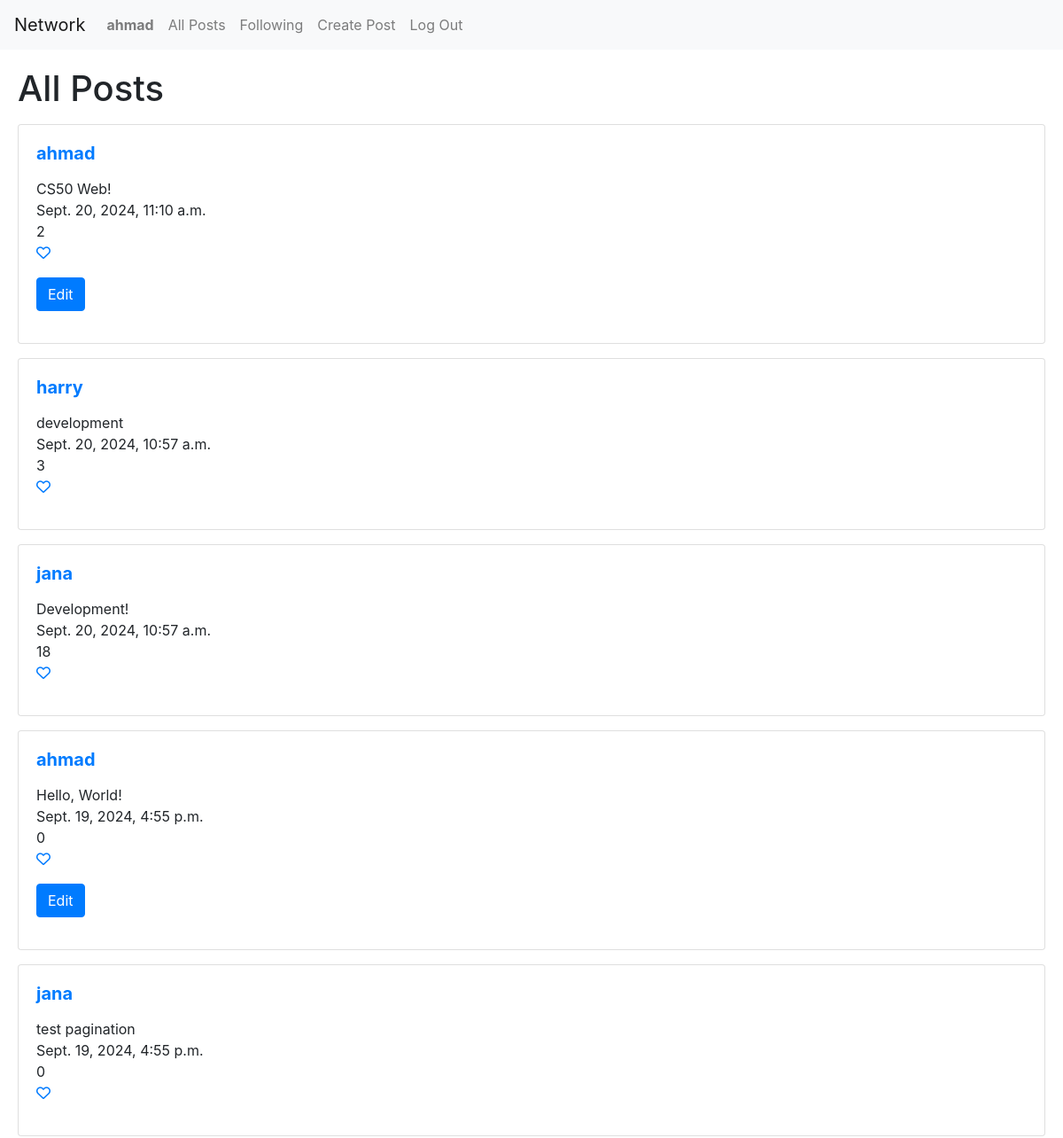
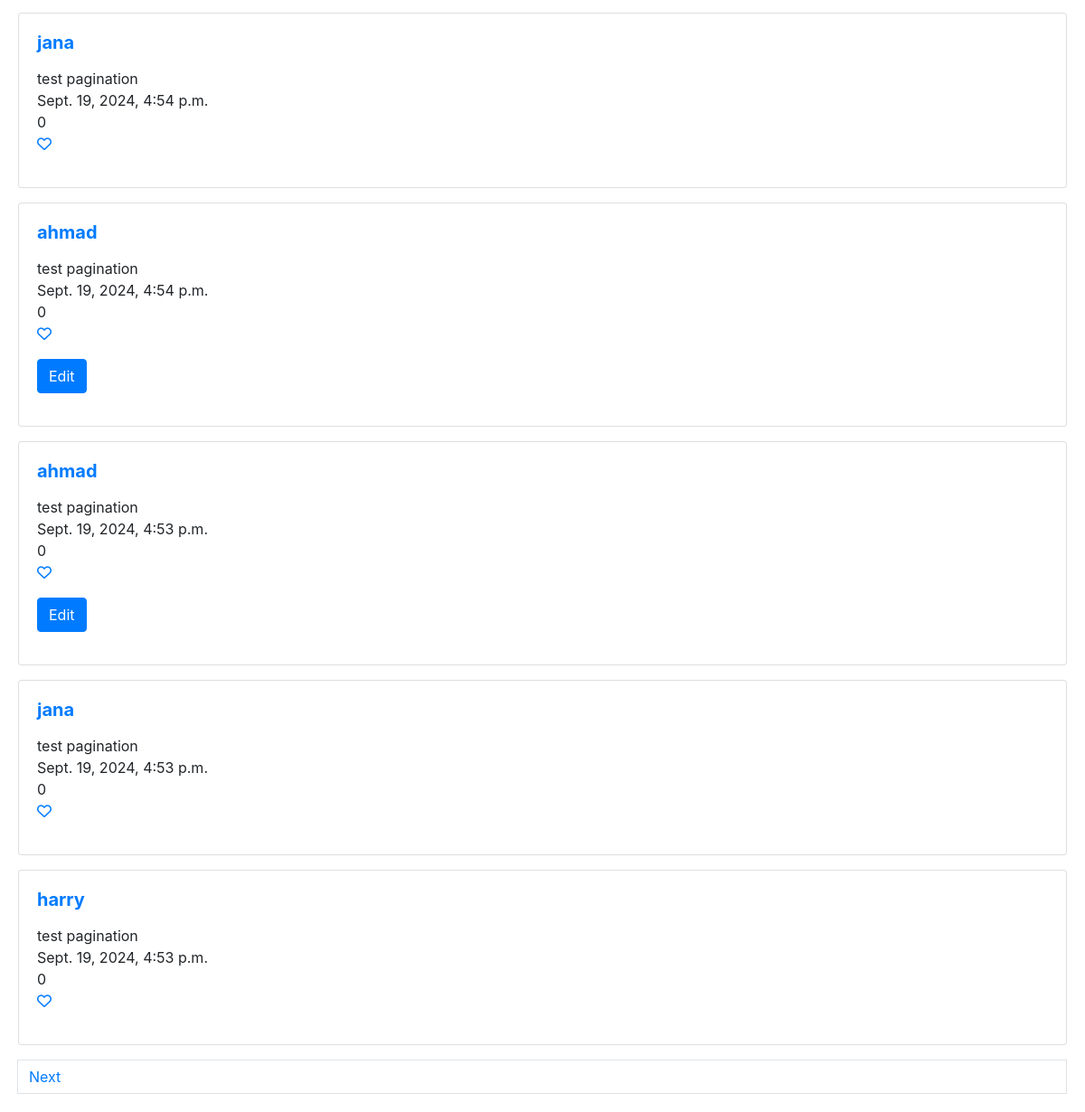
/ (signed in), run on the app's committed database (2 pictures, top to bottom).
### network/models.py (models this page shows, shortened)
class User(AbstractUser):
    pass

class Post(models.Model):
    user = models.ForeignKey(User, on_delete=models.CASCADE, related_name="post")
    text = models.CharField(max_length=600)
    time = models.DateTimeField(auto_now=True)
    likes = models.IntegerField(default=0)

### network/views.py (the view)
# urls.py: path("", views.index, name="index"),
def index(request):
    posts = Post.objects.all().order_by("-time")
    p = Paginator(posts, 10)
    page = request.GET.get("page")
    posts = p.get_page(page)
    return render(request, "network/index.html", {
        "posts" : posts
    })

### network/templates/network/index.html (shortened to what this page needs)
{% extends "network/layout.html" %}
{% load static %}
{% block body %}
  {% if token == 1 %}
    <h1>Following</h1>
  {% else %}
    <h1>All Posts</h1>
  {% endif %}
    {% if posts %}
        {% for post in posts %}
        <p>
        <div class="card">
             <div class="card-body">
              <h5 class="card-title"><a href="{% url 'profile' post.user.username %}"><strong>{{ post.user.username }}</strong></a></h5>
              <p class="card-text">
                <div id="content" data-id="{{ post.id }}">{{ post.text }}</div>
                <div>{{ post.time }}</div>
                <div id="likes" data-id="{{ post.id }}">{{ post.likes }}</div>
                <p><a href="#" id="like" data-id="{{ post.id }}"><i class="fa-regular fa-heart"></i></a></p>
                {% if post.user.username|upper == request.user.username|upper %}
                  <p><button id="edit" class="btn btn-primary" data-id="{{ post.id }}">Edit</button></p>
                {% endif %}
            </p>
            </div>
          </div>
        </p>
        {% endfor %}
    {% endif %}
  {% if posts.has_next %}
  <a href="?page={{ posts.next_page_number }}" class="page-link">Next</a>
  {% endif %}
{% endblock %}

### network/templates/network/layout.html (shortened to what this page needs)
{% load static %}
<!DOCTYPE html>
<html lang="en">
    <head>
        <link rel="stylesheet" href="https://stackpath.bootstrapcdn.com/bootstrap/4.4.1/css/bootstrap.min.css">
        <link href="{% static 'network/styles.css' %}" rel="stylesheet">
        <link rel="stylesheet" href="https://cdnjs.cloudflare.com/ajax/libs/font-awesome/6.0.0-beta3/css/all.min.css">
    </head>
    <body>
        <nav class="navbar navbar-expand-lg navbar-light bg-light">
            <a class="navbar-brand" href="#">Network</a>
              <ul class="navbar-nav mr-auto">
                {% if user.is_authenticated %}
                    <li class="nav-item">
                        <a class="nav-link" href="{% url 'profile' request.user.username %}"><strong>{{ request.user.username }}</strong></a>
                    </li>
                {% endif %}
                <li class="nav-item">
                  <a class="nav-link" href="{% url 'index' %}">All Posts</a>
                </li>
                {% if user.is_authenticated %}
                    <li class="nav-item">
                        <a class="nav-link" href="{% url 'following' %}">Following</a>
                    </li>
                    <li class="nav-item">
                        <a class="nav-link" href="{% url 'new' %}">Create Post</a>
                    </li>
                    <li class="nav-item">
                        <a class="nav-link" href="{% url 'logout' %}">Log Out</a>
                    </li>
                {% endif %}
              </ul>
          </nav>
        <div class="body">
            {% block body %}
            {% endblock %}
        </div>
    </body>
</html>

### network/static/network/styles.css (style rules this page uses)
.body { margin: 20px; }

### data on the page
User: user.username "ahmad"
Post: user.username "ahmad", text "CS50 Web!", time "Sept. 20, 2024, 11:10 a.m.", likes "2"
Post: user.username "harry", text "development", time "Sept. 20, 2024, 10:57 a.m.", likes "3"
Post: user.username "jana", text "Development!", time "Sept. 20, 2024, 10:57 a.m.", likes "18"
Post: user.username "ahmad", text "Hello, World!", time "Sept. 19, 2024, 4:55 p.m.", likes "0"
Post: user.username "jana", text "test pagination", time "Sept. 19, 2024, 4:55 p.m.", likes "0"
Post: user.username "jana", text "test pagination", time "Sept. 19, 2024, 4:54 p.m.", likes "0"
Post: user.username "ahmad", text "test pagination", time "Sept. 19, 2024, 4:54 p.m.", likes "0"
Post: user.username "ahmad", text "test pagination", time "Sept. 19, 2024, 4:53 p.m.", likes "0"
Post: user.username "jana", text "test pagination", time "Sept. 19, 2024, 4:53 p.m.", likes "0"
Post: user.username "harry", text "test pagination", time "Sept. 19, 2024, 4:53 p.m.", likes "0"
